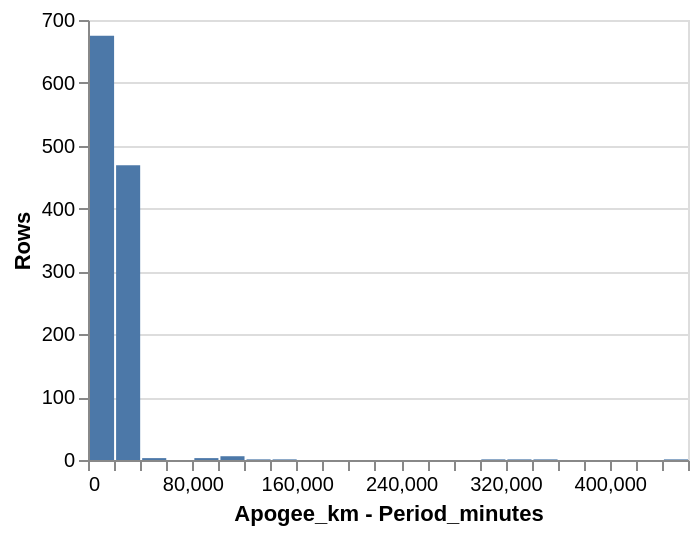

Here is the notebook cell this chart was saved with:
### Markdown cell above
What to look for: every point sits on or above the diagonal.
Points on the line are the 17 ties. A point below the line would
be a violation, and its distance below it would be the size of
the violation in the pair's own units.

### Code cell
gaps = (
    df.select((pl.col("Apogee_km") - pl.col("Period_minutes")).alias("gap"))
    .drop_nulls()
    .filter(pl.col("gap") > 0)
)
(alt.Chart(gaps).mark_bar()
 .encode(x=alt.X("gap:Q", bin=alt.Bin(maxbins=40),
                 title="Apogee_km - Period_minutes"),
         y=alt.Y("count()", title="Rows"))
 .properties(height=220))

### Figure 1 — Vega-Lite specification as saved in the notebook (floating-point values rounded to 4 significant figures; data arrays with more than 128 entries replaced by an {"elided": "..."} marker saying what was removed)
{"config": {"view": {"continuousWidth": 300, "continuousHeight": 300}}, "data": {"name": "data-8a41747cde11ec428ff7ab9036c35777"}, "mark": {"type": "bar"}, "encoding": {"x": {"bin": {"maxbins": 40}, "field": "gap", "title": "Apogee_km - Period_minutes", "type": "quantitative"}, "y": {"aggregate": "count", "title": "Rows", "type": "quantitative"}}, "height": 220, "$schema": "https://vega.github.io/schema/vega-lite/v6.4.1.json", "datasets": {"data-8a41747cde11ec428ff7ab9036c35777": {"elided": "1162 records"}}}
